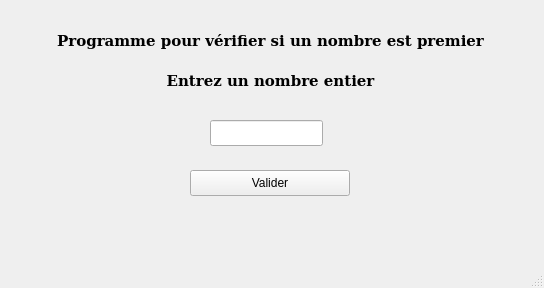
<?xml version="1.0" encoding="UTF-8"?>
<ui version="4.0">
 <class>MainWindow</class>
 <widget class="QMainWindow" name="MainWindow">
  <property name="geometry">
   <rect>
    <x>0</x>
    <y>0</y>
    <width>544</width>
    <height>288</height>
   </rect>
  </property>
  <property name="minimumSize">
   <size>
    <width>544</width>
    <height>288</height>
   </size>
  </property>
  <property name="maximumSize">
   <size>
    <width>544</width>
    <height>288</height>
   </size>
  </property>
  <property name="windowTitle">
   <string>Nombre Premier</string>
  </property>
  <widget class="QWidget" name="centralwidget">
   <widget class="QLabel" name="label_2">
    <property name="geometry">
     <rect>
      <x>0</x>
      <y>30</y>
      <width>541</width>
      <height>20</height>
     </rect>
    </property>
    <property name="font">
     <font>
      <family>DejaVu Serif</family>
      <pointsize>11</pointsize>
      <weight>75</weight>
      <bold>true</bold>
     </font>
    </property>
    <property name="text">
     <string>Programme pour vérifier si un nombre est premier</string>
    </property>
    <property name="alignment">
     <set>Qt::AlignCenter</set>
    </property>
   </widget>
   <widget class="QLineEdit" name="userInput">
    <property name="geometry">
     <rect>
      <x>210</x>
      <y>120</y>
      <width>113</width>
      <height>26</height>
     </rect>
    </property>
   </widget>
   <widget class="QPushButton" name="validateButton">
    <property name="geometry">
     <rect>
      <x>190</x>
      <y>170</y>
      <width>160</width>
      <height>26</height>
     </rect>
    </property>
    <property name="text">
     <string>Valider</string>
    </property>
   </widget>
   <widget class="QLabel" name="resultatLabel">
    <property name="geometry">
     <rect>
      <x>0</x>
      <y>220</y>
      <width>541</width>
      <height>20</height>
     </rect>
    </property>
    <property name="font">
     <font>
      <family>DejaVu Serif</family>
      <weight>75</weight>
      <italic>true</italic>
      <bold>true</bold>
      <underline>true</underline>
     </font>
    </property>
    <property name="toolTip">
     <string notr="true"/>
    </property>
    <property name="toolTipDuration">
     <number>5</number>
    </property>
    <property name="text">
     <string/>
    </property>
    <property name="alignment">
     <set>Qt::AlignCenter</set>
    </property>
   </widget>
   <widget class="QLabel" name="instructionLabel">
    <property name="geometry">
     <rect>
      <x>0</x>
      <y>70</y>
      <width>541</width>
      <height>20</height>
     </rect>
    </property>
    <property name="font">
     <font>
      <family>DejaVu Serif</family>
      <pointsize>11</pointsize>
      <weight>75</weight>
      <bold>true</bold>
     </font>
    </property>
    <property name="text">
     <string>Entrez un nombre entier</string>
    </property>
    <property name="alignment">
     <set>Qt::AlignCenter</set>
    </property>
   </widget>
  </widget>
  <widget class="QStatusBar" name="statusbar"/>
 </widget>
 <resources/>
 <connections/>
</ui>
